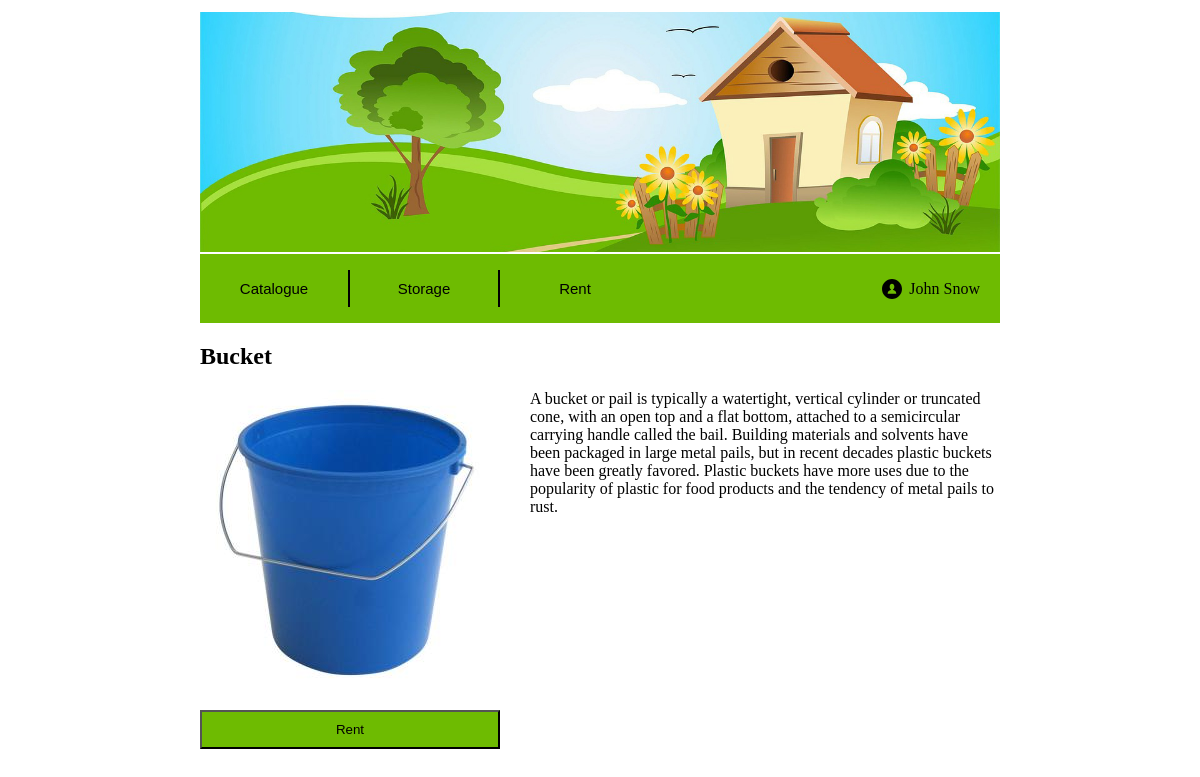
The page /things/item_good/3 on the database its author committed.
### things/models.py (models this page shows, shortened)
class Good(models.Model):
    title = models.CharField('title', max_length=100)
    owner_id = models.ForeignKey(Customer)
    good_info = models.CharField('good info', max_length=1000)
    reservation_type = models.CharField('type', max_length=1, choices=RESERVATION_TYPES)
    image_path = models.CharField('image', max_length=200)
    status = models.CharField('status', max_length=1, choices=GOOD_STATUS)

### things/views.py (the view)
# urls.py: url(r'^item_good/(?P<item_pk>[0-9]+)', views.item_good_fullinfo, name='item_good_fullinfo'),
def item_good_fullinfo(request, item_pk):
    item = Good.objects.get(pk=item_pk)
    template = loader.get_template('things/item_good_fullinfo.html')
    return HttpResponse(template.render({'item' : item}, request))

### things/templates/things/item_good_fullinfo.html (shortened to what this page needs)
{% extends "things/base.html" %}
{% load staticfiles %}
{% block items_block %}
    <html lang="en">
    <head>
    </head>
    <body>
        <div class="item">
            <div class="item-title"><h2>{{ item.title }}</h2></div>
            <div class="item-flex-container">
                <div class="item-picture">
                    <img src={% static item.image_path %} height="300px">
                    <form action="{% url 'rent_item' item.pk %}" method="post">
                        <div><button class="item-fullinfo-button">Rent</button></div>
                    </form>
                </div>
                <div class="item-info">
                    <div>
                        {{ item.good_info }}
                    </div>
                </div>
            </div>
        </div>
    </body>
    </html>
{% endblock %}

### things/templates/things/item_good_fullinfo.html (style rules this page uses)
.item-flex-container { display: flex; justify-content: space-between; }
.item-fullinfo-button { width: 300px; padding: 10px; background-color: #6ebb01; }
.item-info { flex-grow: 100; }
.item-picture { padding: 0 30px 0 0; }
.item-picture > * { margin: 0 0 20px 0; }

### rows shown on the page
Good: title "Bucket", image_path (picture), good_info "A bucket or pail is typically a watertight, vertical cylinder or truncated cone, with an open top and a flat bottom, attached to a semicircular carrying handle called the bail. Building materials and solvents have been packaged in large metal pails, but in recent decades plastic buckets have been greatly favored. Plastic buckets have more uses due to the popularity of plastic for food products and the tendency of metal pails to rust."
